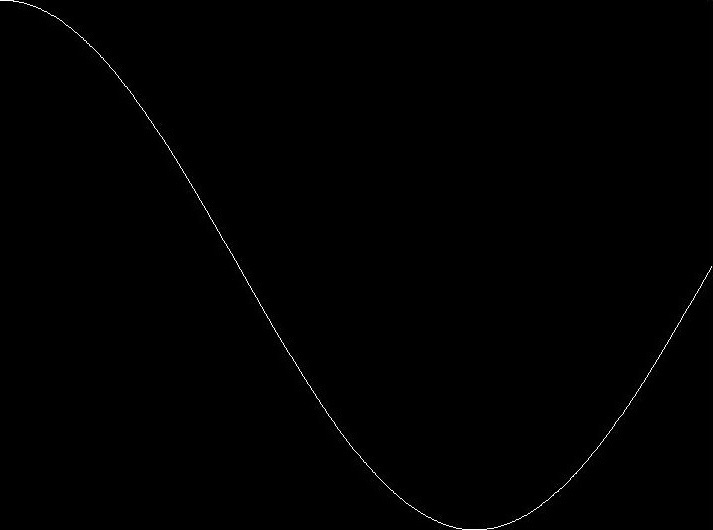
%> input picture curvature_test/Leaves_UMU/inv_cos_test.jpg, 713 x 530 px
$ octave cos_test.m   (GNU Octave 9; MATLAB toolbox functions it lacks are replaced by stand-ins)
%> lines starting %> are read from the running program, lines starting %| are printed output that depends on the picture; in (x1, y1, x2, y2) boxes, pixels count from 0 and x2, y2 are one past the last pixel; in counts of white or black regions, pixels touching at a corner belong together; the program's own positions count from 1
### curvature_test/circle2curve.m
function [t] = circle2curve(b1)
    % 由于bwboundaries取的是圈, 每列上都有一个或多个像素,
    % 此函数使每个列上取排在最前的那一个参考, 这样就是一个连续的线
    % (若不这样处理, 效果差很多, 参见图2).

    c = fliplr(b1); % 颠倒1, 2列
    x_c = c(:, 1);
    y_c = c(:, 2);

    j=1;
    t = zeros(2);
    t(max(b1(:, 2)), 1) = 0;
    for i = 1 : floor(size(b1)/2)
        if i ~= 1 && x_c(i - 1) == x_c(i)
            continue;
        end
        t(j, 1) = x_c(i);
        t(j, 2) = y_c(i);
        j = j + 1;
    end
end

### curvature_test/figure_out_curvature.m
function [ curvature ] = figure_out_curvature( points )
    %	重难点! 通过离散傅里叶变换, 求出该点的曲率
	%	公式: 第21行 k 的表达式.

    x_axis = points(:,1);
    y_axis = points(:,2);
    xf = fft(x_axis);
    yf = fft(y_axis);
    nx = length(xf);
    hx = ceil(nx/2)-1;
    ftdiff = (2i*pi/nx)*(0:hx);
    ftdiff(nx:-1:nx-hx+1) = -ftdiff(2:hx+1);
    ftddiff = (-(2i*pi/nx)^2)*(0:hx);
    ftddiff(nx:-1:nx-hx+1) = ftddiff(2:hx+1);
    xf(25:end-24) = 0;
    yf(25:end-24) = 0;
    dx = real(ifft(xf.*ftdiff'));
    dy = real(ifft(yf.*ftdiff'));
    ddx = real(ifft(xf.*ftddiff'));
    ddy = real(ifft(yf.*ftddiff'));
    k = sqrt((ddy.*dx - ddx.*dy).^2) ./ ((dx.^2 + dy.^2).^(3/2));

    curvature = k;
end

### curvature_test/cos_test.m
%% 效果见图3
clear, clc;
close all;
BW = imread(strcat(pwd,'.\Leaves_UMU\inv_cos_test.jpg'));
%> BW is the input picture: size 530x713x3 uint8; min 0, max 255, mean 0.8
BW = im2bw(BW);
%> BW: size 530x713 logical; 0.25% white in thin lines or dots

[b,~] = bwboundaries(BW, 8);
%> b = 1 boundary; box (x1, y1, x2, y2) and points: (0, 0, 712, 530) 1876
b1 = b{1};
%> b1 = 1876 rows, first 12: [1 1; 1 2; 1 3; 1 4; 1 5; 1 6; 1 7; 1 8; 1 9; 1 10; 1 11; 1 12]
t = circle2curve(b1);
%> in circle2curve, `c = fliplr(b1);`: c = 1876 rows, first 12: [1 1; 2 1; 3 1; 4 1; 5 1; 6 1; 7 1; 8 1; 9 1; 10 1; 11 1; 12 1]
%> in circle2curve, `x_c = c(:, 1);`: x_c = 1876 values, max 712 at index 935, min 1 at index 1, mean 360.5
%> in circle2curve, `y_c = c(:, 2);`: y_c = 1876 values, max 530 at index 615, min 1 at index 1, mean 315.1
%> after the loop in circle2curve, `for i = 1 : floor(size(b1)/2)`: j = 714; t = 713 rows, first 12: [1 1; 2 1; 3 1; 4 1; 5 1; 6 1; 7 1; 8 1; 9 1; 10 1; 11 1; 12 1]
% x = b1(:,2);
% y = b1(:,1);
x = t(:, 1);
%> x = 713 values, max 712 at index 712, min 1 at index 1, mean 357
y = t(:, 2);
%> y = 713 values, max 530 at index 463, min 1 at index 1, mean 321.4
result = figure_out_curvature(t);
%> in figure_out_curvature, `x_axis = points(:,1);`: x_axis has the same summary as x outside figure_out_curvature
%> in figure_out_curvature, `y_axis = points(:,2);`: y_axis has the same summary as y outside figure_out_curvature
%> in figure_out_curvature, `nx = length(xf);`: nx = 713
%> in figure_out_curvature, `hx = ceil(nx/2)-1;`: hx = 356
%> in figure_out_curvature, `ftddiff = (-(2i*pi/nx)^2)*(0:hx);`: ftddiff = 357 values from 0 to 0.0276
%> in figure_out_curvature, `dx = real(ifft(xf.*ftdiff'));`: dx = 713 values, max 46.94 at index 713, min -11.4 at index 692, mean 1.2e-16
%> in figure_out_curvature, `dy = real(ifft(yf.*ftdiff'));`: dy = 713 values, max 18.74 at index 713, min -4.14 at index 22, mean -2.39e-16
%> in figure_out_curvature, `ddx = real(ifft(xf.*ftddiff'));`: ddx = 713 values, max 0.306 at index 702, min -0.306 at index 12, mean 2.49e-18
%> in figure_out_curvature, `ddy = real(ifft(yf.*ftddiff'));`: ddy = 713 values, max 0.0961 at index 702, min -0.136 at index 11, mean 1.25e-18
%> in figure_out_curvature, `k = sqrt((ddy.*dx - ddx.*dy).^2) ./ ((dx.^2 + dy.^2).^(3/2));`: k = 713 values, max 2.85 at index 44, min 7.27e-06 at index 689, mean 0.0142
%> in figure_out_curvature, `curvature = k;`: curvature has the same summary as k
%> result has the same summary as k in figure_out_curvature

figure(1);
hold on;
set(gca, 'ylim',[0 1]);
plot(x, result, '.');
legend('离散傅里叶拟合');
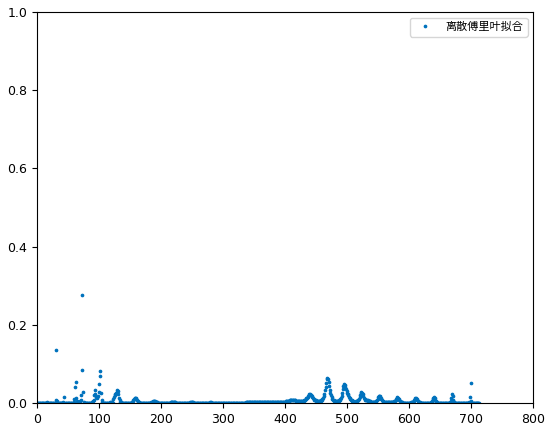
%> figure redrawn from the program's plot data


%% 传统方法算 cosx 曲率
syms x1 y1
%> (this line was passed over: syms is not available in this run)
x0 = 0 : 0.01 : 1.5 * pi;
y0 = cos(x0);
points = [x0; y0]';
%> (the run ends here)

$ run again, with curvature_test/Leaves_UMU/inv_sin_test.jpg copied over curvature_test/Leaves_UMU/inv_cos_test.jpg
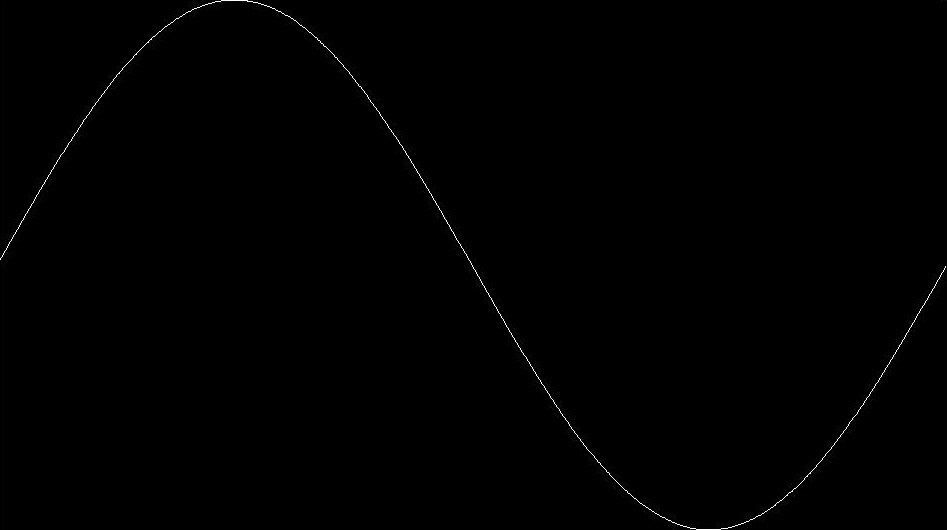
%> input picture curvature_test/Leaves_UMU/inv_sin_test.jpg, 947 x 530 px
%> BW is the input picture: size 530x947x3 uint8; min 0, max 255, mean 0.8
%> BW: size 530x947 logical; 0.25% white in thin lines or dots
%> b = 1 boundary; box (x1, y1, x2, y2) and points: (0, 0, 946, 530) 2488
%> b1 = 2488 rows, first 12: [259 1; 258 2; 257 3; 256 3; 255 4; 254 4; 253 5; 252 5; 251 6; 250 7; 249 7; 248 8]
%> c = 2488 rows, first 12: [1 259; 2 258; 3 257; 3 256; 4 255; 4 254; 5 253; 5 252; 6 251; 7 250; 7 249; 8 248]
%> x_c = 2488 values, max 946 at index 1238, min 1 at index 1, mean 473.6
%> y_c = 2488 values, max 530 at index 918, min 1 at index 291, mean 265.2
%> after the loop in circle2curve, `for i = 1 : floor(size(b1)/2)`: j = 949; t = 948 rows, first 12: [1 259; 2 258; 3 257; 4 255; 5 253; 6 251; 7 250; 8 248; 9 246; 10 244; 11 242; 12 241]
%> x = 948 values, max 946 at index 946, min 1 at index 1, mean 474.5
%> y = 948 values, max 530 at index 697, min 1 at index 222, mean 265.5
%> x_axis has the same summary as x outside figure_out_curvature
%> y_axis has the same summary as y outside figure_out_curvature
%> nx = 948
%> hx = 473
%> ftddiff = 474 values from 0 to 0.0208
%> dx = 948 values, max 46.97 at index 948, min -11.4 at index 920, mean 0
%> dy = 948 values, max 1.92 at index 3, min -1.77 at index 490, mean 0
%> ddx = 948 values, max 0.23 at index 934, min -0.23 at index 15, mean 3.75e-18
%> ddy = 948 values, max 0.0116 at index 691, min -0.0116 at index 214, mean 0
%> k = 948 values, max 0.602 at index 703, min 7.04e-09 at index 475, mean 0.00897
%> curvature has the same summary as k
%> result has the same summary as k in figure_out_curvature
%> `legend('离散傅里叶拟合');`:
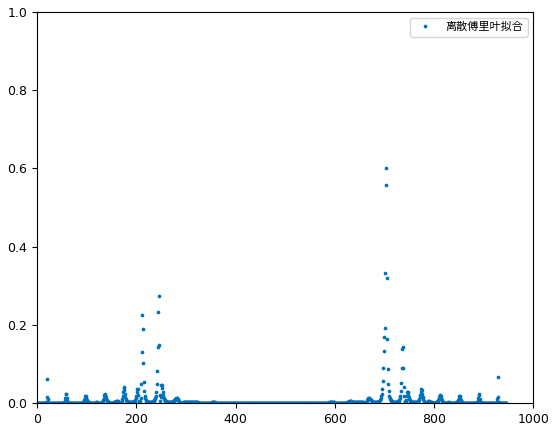
%> figure redrawn from the program's plot data
